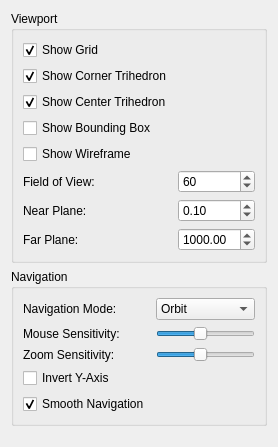
     <widget class="QWidget" name="tabDisplay">
      <attribute name="title">
       <string>Display</string>
      </attribute>
      <layout class="QGridLayout" name="gridLayout_13">
       <item row="0" column="0">
        <widget class="QGroupBox" name="viewportGroupBox">
         <property name="title">
          <string>Viewport</string>
         </property>
         <layout class="QGridLayout" name="gridLayout_12">
          <item row="3" column="0">
           <widget class="QCheckBox" name="showBoundingBoxCheckBox">
            <property name="text">
             <string>Show Bounding Box</string>
            </property>
           </widget>
          </item>
          <item row="1" column="0">
           <widget class="QCheckBox" name="showCornerTrihedronCheckBox">
            <property name="text">
             <string>Show Corner Trihedron</string>
            </property>
            <property name="checked">
             <bool>true</bool>
            </property>
           </widget>
          </item>
          <item row="7" column="0">
           <widget class="QLabel" name="farPlaneLabel">
            <property name="text">
             <string>Far Plane:</string>
            </property>
           </widget>
          </item>
          <item row="5" column="0">
           <widget class="QLabel" name="fieldOfViewLabel">
            <property name="text">
             <string>Field of View:</string>
            </property>
           </widget>
          </item>
          <item row="7" column="1">
           <widget class="QDoubleSpinBox" name="farPlaneSpinBox">
            <property name="minimum">
             <double>10.000000000000000</double>
            </property>
            <property name="maximum">
             <double>10000.000000000000000</double>
            </property>
            <property name="singleStep">
             <double>10.000000000000000</double>
            </property>
            <property name="value">
             <double>1000.000000000000000</double>
            </property>
           </widget>
          </item>
          <item row="5" column="1">
           <widget class="QSpinBox" name="fieldOfViewSpinBox">
            <property name="minimum">
             <number>10</number>
            </property>
            <property name="maximum">
             <number>120</number>
            </property>
            <property name="value">
             <number>60</number>
            </property>
           </widget>
          </item>
          <item row="6" column="0">
           <widget class="QLabel" name="nearPlaneLabel">
            <property name="text">
             <string>Near Plane:</string>
            </property>
           </widget>
          </item>
          <item row="0" column="0">
           <widget class="QCheckBox" name="showGridCheckBox">
            <property name="text">
             <string>Show Grid</string>
            </property>
            <property name="checked">
             <bool>true</bool>
            </property>
           </widget>
          </item>
          <item row="6" column="1">
           <widget class="QDoubleSpinBox" name="nearPlaneSpinBox">
            <property name="minimum">
             <double>0.000000000000000</double>
            </property>
            <property name="maximum">
             <double>10.000000000000000</double>
            </property>
            <property name="singleStep">
             <double>0.001000000000000</double>
            </property>
            <property name="value">
             <double>0.100000000000000</double>
            </property>
           </widget>
          </item>
          <item row="4" column="0">
           <widget class="QCheckBox" name="showWireframeCheckBox">
            <property name="text">
             <string>Show Wireframe</string>
            </property>
           </widget>
          </item>
          <item row="2" column="0" colspan="2">
           <widget class="QCheckBox" name="showCenterTrihedronCheckBox">
            <property name="text">
             <string>Show Center Trihedron</string>
            </property>
            <property name="checked">
             <bool>true</bool>
            </property>
           </widget>
          </item>
         </layout>
        </widget>
       </item>
       <item row="1" column="0">
        <widget class="QGroupBox" name="navigationGroupBox">
         <property name="title">
          <string>Navigation</string>
         </property>
         <layout class="QGridLayout" name="gridLayout_8">
          <item row="0" column="0">
           <widget class="QLabel" name="navigationModeLabel">
            <property name="text">
             <string>Navigation Mode:</string>
            </property>
           </widget>
          </item>
          <item row="0" column="1">
           <widget class="QComboBox" name="navigationModeComboBox">
            <item>
             <property name="text">
              <string>Orbit</string>
             </property>
            </item>
            <item>
             <property name="text">
              <string>Fly</string>
             </property>
            </item>
            <item>
             <property name="text">
              <string>First Person</string>
             </property>
            </item>
            <item>
             <property name="text">
              <string>Walk</string>
             </property>
            </item>
           </widget>
          </item>
          <item row="1" column="0">
           <widget class="QLabel" name="mouseSensitivityLabel">
            <property name="text">
             <string>Mouse Sensitivity:</string>
            </property>
           </widget>
          </item>
          <item row="1" column="1">
           <widget class="QSlider" name="mouseSensitivitySlider">
            <property name="minimum">
             <number>1</number>
            </property>
            <property name="maximum">
             <number>10</number>
            </property>
            <property name="value">
             <number>5</number>
            </property>
            <property name="orientation">
             <enum>Qt::Orientation::Horizontal</enum>
            </property>
           </widget>
          </item>
          <item row="2" column="0">
           <widget class="QLabel" name="zoomSensitivityLabel">
            <property name="text">
             <string>Zoom Sensitivity:</string>
            </property>
           </widget>
          </item>
          <item row="2" column="1">
           <widget class="QSlider" name="zoomSensitivitySlider">
            <property name="minimum">
             <number>1</number>
            </property>
            <property name="maximum">
             <number>10</number>
            </property>
            <property name="value">
             <number>5</number>
            </property>
            <property name="orientation">
             <enum>Qt::Orientation::Horizontal</enum>
            </property>
           </widget>
          </item>
          <item row="3" column="0">
           <widget class="QCheckBox" name="invertYAxisCheckBox">
            <property name="text">
             <string>Invert Y-Axis</string>
            </property>
           </widget>
          </item>
          <item row="4" column="0">
           <widget class="QCheckBox" name="smoothNavigationCheckBox">
            <property name="text">
             <string>Smooth Navigation</string>
            </property>
            <property name="checked">
             <bool>true</bool>
            </property>
           </widget>
          </item>
         </layout>
        </widget>
       </item>
       <item row="2" column="0">
        <spacer name="verticalSpacer_5">
         <property name="orientation">
          <enum>Qt::Orientation::Vertical</enum>
         </property>
         <property name="sizeHint" stdset="0">
          <size>
           <width>20</width>
           <height>10</height>
          </size>
         </property>
        </spacer>
       </item>
      </layout>
     </widget>
